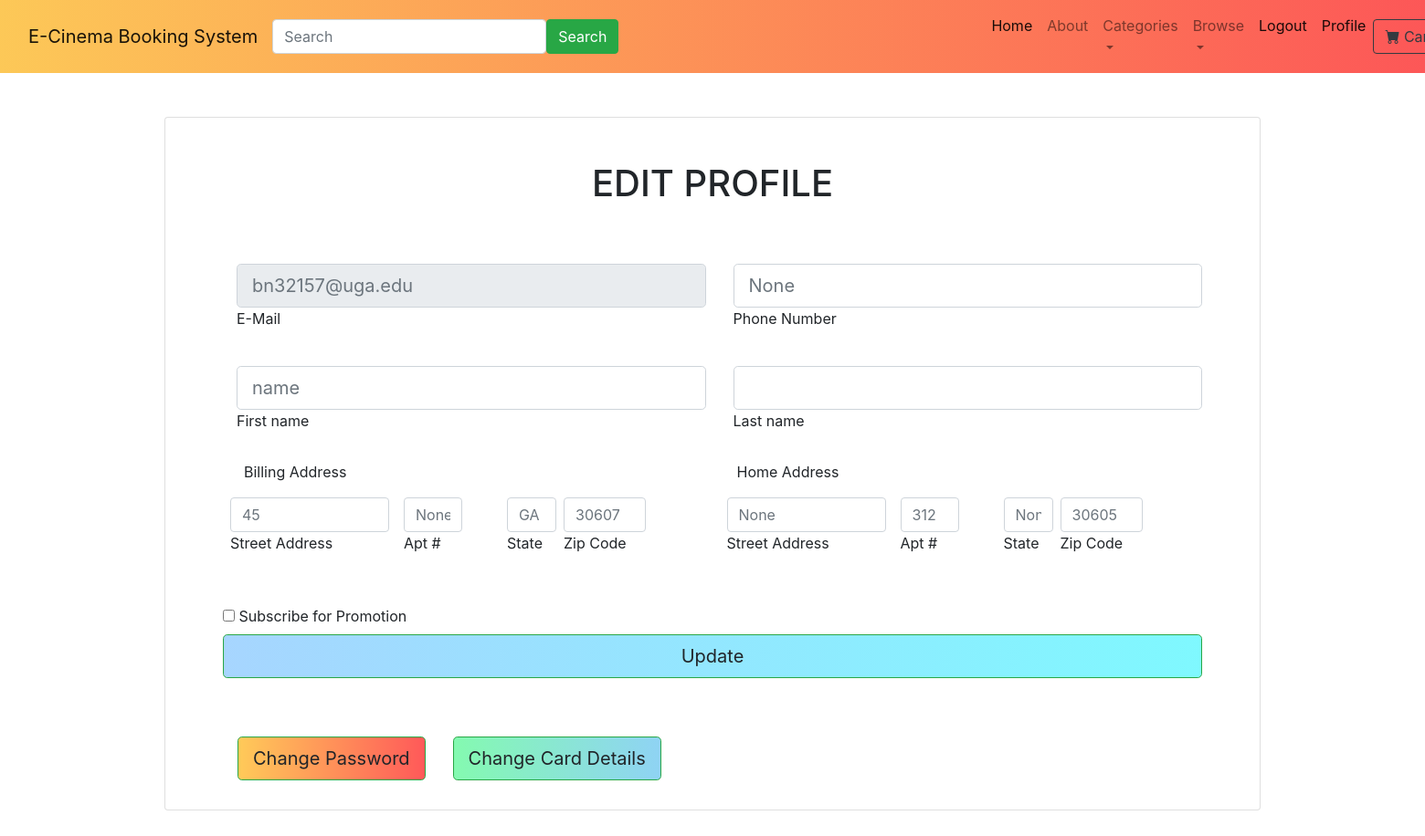
The app's page /edit_profile (signed in), older data.
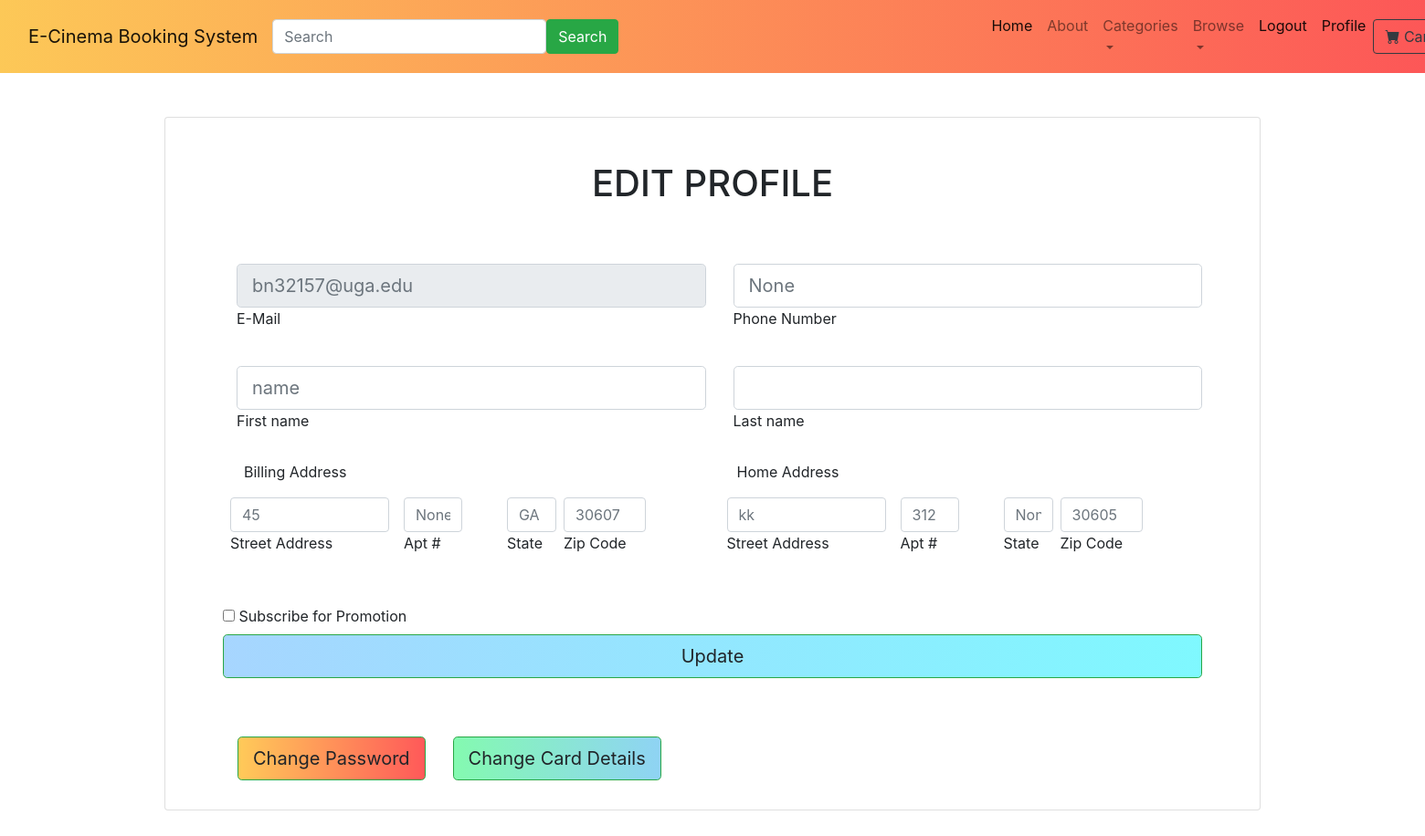
The same page, newer data.
### ebooking/models.py (models this page shows)
class customuser(AbstractUser):
    phone_number = models.IntegerField()
    streetAddressBilling = models.TextField()
    aptNumberBilling = models.TextField()
    stateBilling = models.TextField()
    zipCodeBilling = models.IntegerField()
    streetAddressHome = models.TextField()
    aptNumberHome = models.TextField()
    stateHome = models.TextField()
    zipCodeHome = models.IntegerField()
    promotion = models.BooleanField(default='False')
    rememberme = models.BooleanField(default='False')

### ebooking/views.py (the view, shortened to what this page needs)
# urls.py: path('edit_profile', views.edit_profile, name='edit'),
def edit_profile(request):
    current_user = request.user
    edit_values = {}
    for field in customuser._meta.fields:
        if field.name!='id' and field.name in request.POST and request.POST[field.name]:
            edit_values[field.name] = request.POST[field.name]
    return render(request, "edit_profile.html")

### home/templates/edit_profile.html (shortened to what the changed rows need)
{% extends 'base.html' %}
{% load static %}
{% block content %}
<head><link rel="stylesheet" href="{% static 'home/css/registration.css' %}"></head>
  <div class="container h-70 pt-5">
        <div class="d-flex justify-content-center">
            <div class="d-flex justify-content-center">
            <div class="card" style="height:760px;width:1200px">
              <div class="card-body p-5">
                <h1 class="text-uppercase text-center mb-5">Edit Profile</h1>
                  {% if user.is_authenticated %}
                  <form method="POST" action="edit_profile">
                  <div class="col ml-auto">
                    <div class="row ml-auto py-3">
                        <div class="col ml-auto">
                            <input type="text" id="formControlReadonly" class="form-control form-control-lg" placeholder={{user.email}} aria-label={{user.email}} readonly>
                            <label for="formControlReadonly">E-Mail</label>
                        </div>
                        <div class="col ml-auto">
                            <input name="phone_number" type="number" id="phone_number" class="form-control form-control-lg" placeholder={{user.phone_number}}>
                            <label for="phone_number">Phone Number</label>
                        </div>
                    </div>
                    <div class="row ml-auto py-3">
                        <div class="col ml-auto">
                            <input name="first_name" type="text" id="first_name" class="form-control form-control-lg" placeholder={{user.first_name}}>
                            <label for="first_name">First name</label>
                        </div>
                        <div class="col ml-auto">
                            <input name="last_name" type="text"  id="last_name" class="form-control form-control-lg" placeholder={{user.last_name}}>
                            <label for="first_name">Last name</label>
                            </div>
                    </div>
                      <div class="row ml-2 pt-2">
                          <div class="col">
                          <p>Billing Address</p>
                          </div>
                        <div class="col">
                          <p>Home Address</p>
                          </div>
                     </div>
                      <div class="row ml-auto">
                        <div class="col ml-auto">
                            <div class="row mb-4" style="float:left">
                           <div class="form-outline mb-4 px-2" style="float:left;width:190px">
                            <input name= "streetAddressBilling" type="text" id="saddress" class="form-control"
                                   placeholder={{user.streetAddressBilling}}>
                            <label class="form-label" for="saddress">Street Address</label>
                          </div>
                         <div class="form-outline mb-4 px-2" style="float:left;width:80px">
                           <input name="aptNumberBilling" type="text" id="aptnumber" class="form-control"
                                  placeholder={{user.aptNumberBilling}}>
                            <label class="form-label" for="aptnumber">Apt #</label>
                         </div>
                        </div>
                        <div class="row mb-4 px-5">
                        <div class="form-outline mb-4 px-2" style="width:70px">
                           <input name="stateBilling" type="text" id="bstate" class="form-control"
                                  placeholder={{user.stateBilling}}>
                            <label class="form-label" for="bstate" >State</label>
                         </div>
                         <div class="form-outline mb-4" style="float:left;width:90px">
                           <input name= "zipCodeBilling" type="number" id="bzipcode" class="form-control"
                                  placeholder={{user.zipCodeBilling}}>
                            <label class="form-label" for="bzipcode">Zip Code</label>
                         </div></div>
                        </div>
                        <div class="col ml-auto">
                            <div class="row mb-4" style="float:left">
                           <div class="form-outline mb-4 px-2" style="float:left;width:190px">
                            <input name="streetAddressHome" type="text" id="haddress" class="form-control"
                                   placeholder={{user.streetAddressHome}}>
                            <label class="form-label" for="haddress">Street Address</label>
                          </div>
                         <div class="form-outline mb-4 px-2" style="float:left;width:80px">
                           <input name="aptNumberHome" type="text" id="haptnumber" class="form-control"
                                  placeholder={{user.aptNumberHome}}>
                            <label class="form-label" for="haptnumber">Apt #</label>
                         </div>
                        </div>
                        <div class="row mb-4 px-5">
                        <div class="form-outline mb-4 px-2" style="width:70px">
                           <input name="stateHome" type="text" id="hstate" class="form-control"
                                  placeholder={{user.stateHome}}>
                            <label class="form-label" for="hstate" >State</label>
                         </div>
                         <div class="form-outline mb-4" style="float:left;width:90px">
                           <input name="zipCodeHome"  type="number" id="hzipcode" class="form-control"
                                  placeholder={{user.zipCodeHome}}>
                            <label class="form-label" for="hzipcode">Zip Code</label>
                         </div></div>
                        </div>
                    </div>
                    <div >
                          <input type="checkbox" id="promotion" name="promotion" CheckboxPlaceHolder={{user.promotion}}>
                            <label for="promotion"> Subscribe for Promotion</label><br>
                    </div>
                      <div style="text-align: center;">
                    <button class="btn btn-success btn-block btn-lg gradient-custom-3 text-body px-2" type="submit">Update</button>
            </div>
                       </div></form></br></br>
                  <div class="col ml-auto p-3">
                      <div class="row ml-auto">
                          <form method="POST" action="changepassword">
                              <div class="col ml-auto"><button style="color:red" type="submit" value="Change Password",
                                                               class="btn btn-success btn-block btn-lg gradient-custom-6 text-body">Change Password</button>
                              </div> </form>
                         <form method="POST" action="edit_card">
                              <div class="col ml-auto"><button type="submit" value="Change Card Details",
                                                               class="btn btn-success btn-block btn-lg gradient-custom-4 text-body">Change Card Details</button>
                              </div>
                        </form>
                          </div>
                      </div>
                  </div>
                  {% else %}
                <p class="text-center text-muted mt-5 mb-0">User Not Logged IN <a href="login" class="fw-bold text-body"><u>Login here</u></a></p>
                      {% endif %}
              </div>
            </div></div></div></div>
        {% endblock %}

Row changes from the older to the newer data that the page shows:
changed customuser "bn32157@uga.edu": streetAddressHome "None" → "kk"
